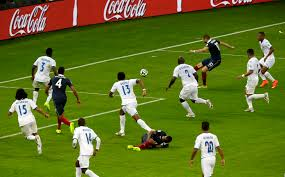
#> input picture src/images/match.jpeg, 285 x 177 px
$ python watershed.py
#> lines starting #> are read from the running program, lines starting #| are printed output that depends on the picture; after the words box and inside, x2 and y2 are one past the last pixel; in counts of white or black regions, pixels touching at a corner belong together
### src/utils/media.py
import os


def get_image_path(path):
    script_dir = os.path.dirname(__file__)  # <-- absolute dir the script is in
    rel_path = "../images/" + path
    abs_file_path = os.path.join(script_dir, rel_path)
    return abs_file_path

### src/advanced/watershed.py
import cv2
import numpy as np
from ..utils.media import get_image_path

path = get_image_path('match.jpeg')
img = cv2.imread(path)
#> img is the input picture: shape (177, 285, 3); mean B, G, R 32.9, 111.8, 96.9
gray = cv2.cvtColor(img, cv2.COLOR_BGR2GRAY)
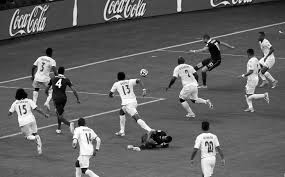
#> gray: shape (177, 285); min 0, max 255, mean 98.3
ret, thresh = cv2.threshold(gray, 0, 255, cv2.THRESH_BINARY_INV + cv2.THRESH_OTSU)
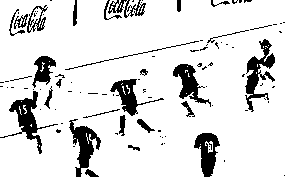
#> thresh: shape (177, 285); 87.1% white; 99 black regions (71 under 20 px), largest, box (x1, y1, x2, y2) and area: (245, 39, 275, 112) 806, (0, 91, 58, 154) 797, (69, 119, 101, 177) 742
#> ret = 142

# noise removal
kernel = np.ones((3, 3), np.uint8)
opening = cv2.morphologyEx(thresh, cv2.MORPH_OPEN, kernel, iterations=2)
#> opening: shape (177, 285); 83.7% white; 45 black regions (25 under 20 px), largest, box (x1, y1, x2, y2) and area: (0, 56, 61, 154) 1403, (242, 39, 275, 112) 1046, (69, 119, 101, 177) 952
# sure background area
sure_bg = cv2.dilate(opening, kernel, iterations=3)
#> sure_bg: shape (177, 285); 94.4% white; 12 black regions (3 under 20 px), largest, box (x1, y1, x2, y2) and area: (107, 0, 142, 16) 449, (75, 129, 97, 171) 386, (13, 9, 42, 31) 352
# Finding sure foreground area
dist_transform = cv2.distanceTransform(opening, cv2.DIST_L2, 5)
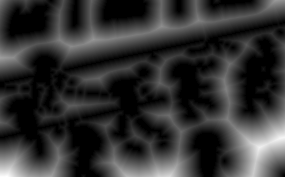
#> dist_transform: shape (177, 285) float32; min 0, max 39.39, mean 7.8; drawn with min black and max white
ret, sure_fg = cv2.threshold(dist_transform, 0.7 * dist_transform.max(), 255, 0)
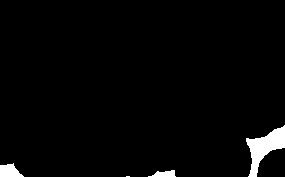
#> sure_fg: shape (177, 285) float32; 2.5% white; 4 white regions (1 under 20 px), largest, box (x1, y1, x2, y2) and area: (246, 125, 285, 177) 879, (0, 163, 24, 177) 230, (148, 170, 176, 177) 127
#> ret = 27.58
# Finding unknown region
sure_fg = np.uint8(sure_fg)
unknown = cv2.subtract(sure_bg, sure_fg)
#> unknown: shape (177, 285); 91.9% white; 16 black regions (4 under 20 px), largest, box (x1, y1, x2, y2) and area: (246, 125, 285, 177) 879, (107, 0, 142, 16) 449, (75, 129, 97, 171) 386

# Marker labelling
ret, markers = cv2.connectedComponents(sure_fg)
#> markers: shape (177, 285) int32; 5 distinct labels, from 0 to 4
#> ret = 5
# Add one to all labels so that sure background is not 0, but 1
markers = markers + 1
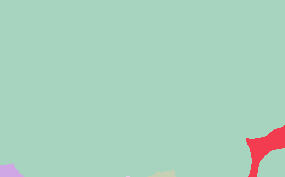
#> markers: shape (177, 285) int32; 5 distinct labels, from 1 to 5; one colour per label, 0 black
# Now, mark the region of unknown with zero
markers[unknown == 255] = 0
#> markers: shape (177, 285) int32; 6 distinct labels, from 0 to 5

markers = cv2.watershed(img, markers)
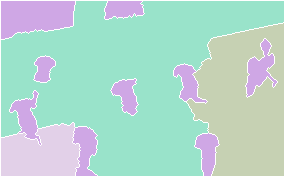
#> markers: shape (177, 285) int32; 5 distinct labels, from -1 to 4; one colour per label, 0 black, -1 white
img[markers == -1] = [255, 0, 0]
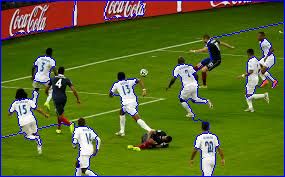
#> img: shape (177, 285, 3); 4.27% of pixels changed, all inside (x1, y1, x2, y2) = (0, 0, 285, 177)

cv2.imshow('watershred', img)
cv2.waitKey(0)
cv2.destroyAllWindows()

$ run again, with src/images/team.jpeg copied over src/images/match.jpeg
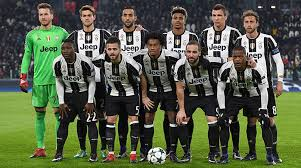
#> input picture src/images/team.jpeg, 301 x 168 px
#> img is the input picture: shape (168, 301, 3); mean B, G, R 68.2, 92.6, 83.8
#> `ret, thresh = cv2.threshold(gray, 0, 255, cv2.THRESH_BINARY_INV + cv2...`:
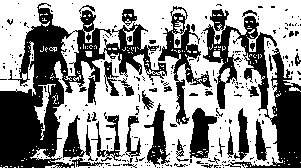
#> thresh: shape (168, 301); 57.7% white; 262 black regions (222 under 20 px), largest, box (x1, y1, x2, y2) and area: (0, 3, 167, 168) 9181, (203, 9, 301, 168) 5036, (158, 6, 212, 125) 1534
#> `ret, thresh = cv2.threshold(gray, 0, 255, cv2.THRESH_BINARY_INV + cv2...`: ret = 95
#> opening: shape (168, 301); 44% white; 55 white regions (1 under 20 px), largest, box (x1, y1, x2, y2) and area: (0, 0, 301, 79) 8880, (56, 77, 155, 157) 3998, (202, 83, 261, 163) 2248
#> sure_bg: shape (168, 301); 70.4% white; 28 black regions (14 under 20 px), largest, box (x1, y1, x2, y2) and area: (0, 7, 139, 168) 6902, (210, 13, 301, 168) 3947, (75, 9, 163, 89) 1697
#> `ret, sure_fg = cv2.threshold(dist_transform, 0.7 * dist_transform.max(..`: ret = 14.26
#> `ret, markers = cv2.connectedComponents(sure_fg)`: ret = 6
#> `img[markers == -1] = [255, 0, 0]`:
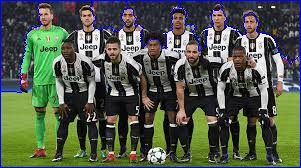
#> img: shape (168, 301, 3); 3.05% of pixels changed, all inside (x1, y1, x2, y2) = (0, 0, 301, 168)
